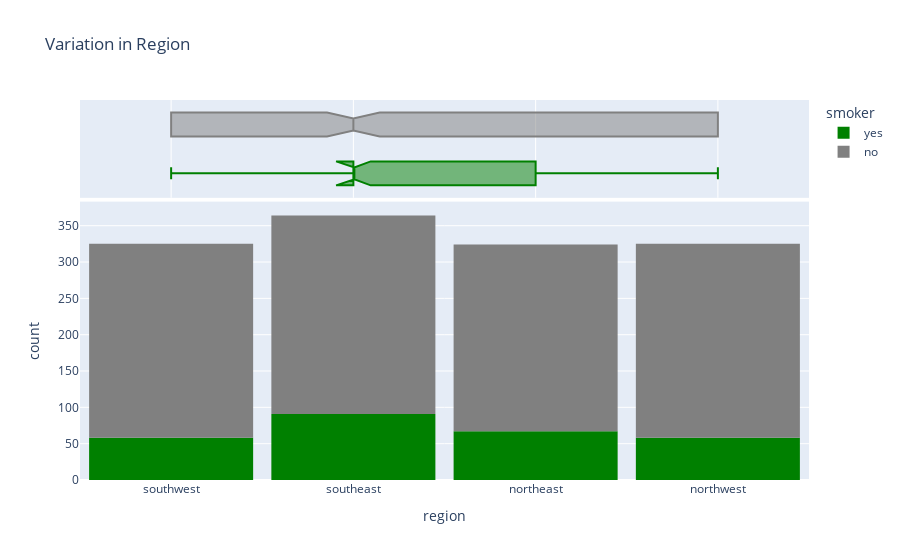

Write notebook code for a chart like this one.
### Code cell
fig = px.histogram(medical_df, 
                   x='region', 
                   marginal='box', 
                   color='smoker', 
                   color_discrete_sequence=['green', 'grey'], 
                   title='Variation in Region')
fig.update_layout(bargap=0.1)
fig.show()

### Figure 1 — Plotly figure (JSON) as saved in the notebook; plotly's stock layout.template omitted (floating-point values rounded to 4 significant figures; data arrays with more than 128 entries replaced by an {"elided": "..."} marker saying what was removed)
{"data": [{"alignmentgroup": "True", "bingroup": "x", "hovertemplate": "smoker=yes<br>region=%{x}<br>count=%{y}<extra></extra>", "legendgroup": "yes", "marker": {"color": "green", "pattern": {"shape": ""}}, "name": "yes", "offsetgroup": "yes", "orientation": "v", "showlegend": true, "type": "histogram", "x": {"elided": "274 str values"}, "xaxis": "x", "yaxis": "y"}, {"alignmentgroup": "True", "hovertemplate": "smoker=yes<br>region=%{x}<extra></extra>", "legendgroup": "yes", "marker": {"color": "green"}, "name": "yes", "notched": true, "offsetgroup": "yes", "showlegend": false, "type": "box", "x": {"elided": "274 str values"}, "xaxis": "x2", "yaxis": "y2"}, {"alignmentgroup": "True", "bingroup": "x", "hovertemplate": "smoker=no<br>region=%{x}<br>count=%{y}<extra></extra>", "legendgroup": "no", "marker": {"color": "grey", "pattern": {"shape": ""}}, "name": "no", "offsetgroup": "no", "orientation": "v", "showlegend": true, "type": "histogram", "x": {"elided": "1064 str values"}, "xaxis": "x", "yaxis": "y"}, {"alignmentgroup": "True", "hovertemplate": "smoker=no<br>region=%{x}<extra></extra>", "legendgroup": "no", "marker": {"color": "grey"}, "name": "no", "notched": true, "offsetgroup": "no", "showlegend": false, "type": "box", "x": {"elided": "1064 str values"}, "xaxis": "x2", "yaxis": "y2"}], "layout": {"bargap": 0.1, "barmode": "relative", "legend": {"title": {"text": "smoker"}, "tracegroupgap": 0}, "title": {"text": "Variation in Region"}, "xaxis": {"anchor": "y", "domain": [0, 1], "title": {"text": "region"}}, "xaxis2": {"anchor": "y2", "domain": [0, 1], "matches": "x", "showgrid": true, "showticklabels": false}, "yaxis": {"anchor": "x", "domain": [0, 0.7326], "title": {"text": "count"}}, "yaxis2": {"anchor": "x2", "domain": [0.7426, 1], "matches": "y2", "showgrid": false, "showline": false, "showticklabels": false, "ticks": ""}}}
